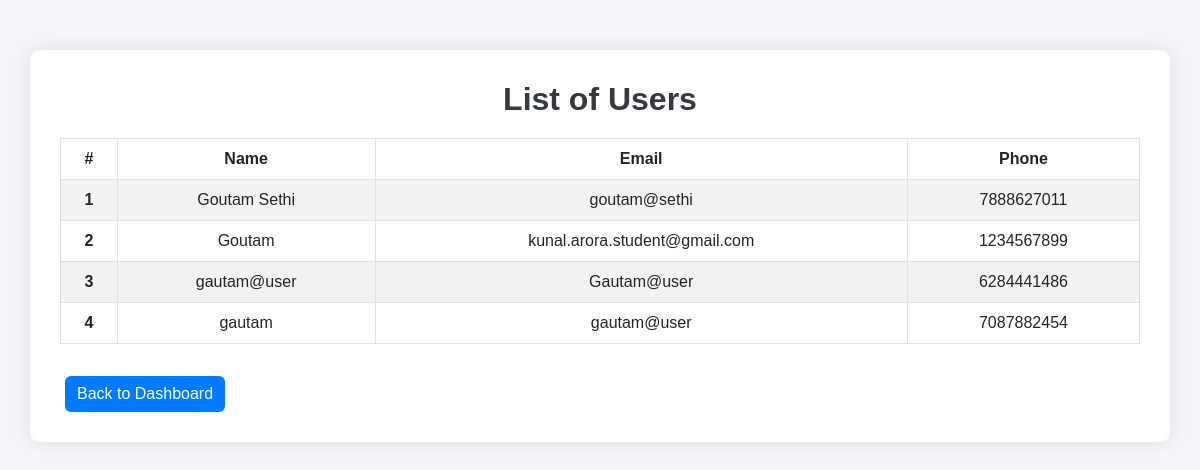
/list_users (signed in), run on the app's committed database.
### app.py (models this page shows, shortened)
class Userdata(db.Model, UserMixin):
    id = db.Column(db.Integer, primary_key=True)
    name = db.Column(db.String(100), nullable=False)
    email = db.Column(db.String(100), unique=True, nullable=False)
    phone = db.Column(db.String(200), nullable=False, unique=True)
    password = db.Column(db.String(200), nullable=False)
    confirmpassword = db.Column(db.String(200), nullable=False)
    role = db.Column(db.String(200), nullable=False , default='user')

### app.py (the view)
@app.route("/list_users")
@login_required
def list_users():
    if session.get("role") != "admin":
        flash("You do not have permission to access this page.", "danger")
        return redirect(url_for("userlogin"))
    users = Userdata.query.all()
    return render_template("list_users.html", users=users)

### app.py (called while the page is built)
@login_manager.user_loader
def load_user(user_id):
    if session.get("role") == "admin":
        return Admin.query.get(int(user_id))
    else:
        return Userdata.query.get(int(user_id))

### templates/list_users.html (shortened to what this page needs)
<!DOCTYPE html>
<html lang="en">
<head>
    <link href="https://cdn.jsdelivr.net/npm/bootstrap@5.3.0-alpha1/dist/css/bootstrap.min.css" rel="stylesheet">
</head>
<body>
    <div class="container">
        <h2> List of Users</h2>
        <table class="table table-hover table-striped table-bordered">
            <thead>
                <tr>
                    <th scope="col">#</th>
                    <th scope="col">Name</th>
                    <th scope="col">Email</th>
                    <th scope="col">Phone</th>
                </tr>
            </thead>
            <tbody>
                {% for user in users %}
                <tr>
                    <th scope="row">{{ user.id }}</th>
                    <td>{{ user.name }}</td>
                    <td>{{ user.email }}</td>
                    <td>{{ user.phone }}</td>
                </tr>
                {% else %}
                <tr class="no-users">
                    <td colspan="5">No users found.</td>
                </tr>
                {% endfor %}
            </tbody>
        </table>
        <a href="{{ url_for('admin_dashboard') }}" class="btn btn-primary mt-3">
             Back to Dashboard
        </a>
    </div>
</body>
</html>

### templates/list_users.html (style rules this page uses)
body { background-color: #f4f6f9; font-family: 'Arial', sans-serif; }
.container { margin-top: 50px; background-color: #fff; border-radius: 10px; padding: 30px; box-shadow: 0 0 20px rgba(0, 0, 0, 0.1); }
h2 { text-align: center; margin-bottom: 20px; color: #343a40; font-weight: bold; }
table { margin-top: 20px; border-collapse: collapse; }
th, td { text-align: center; vertical-align: middle; }
th { background-color: #007bff; color: white; font-weight: bold; }
.btn { margin: 0 5px; }
.btn-primary { background-color: #007bff; border: none; }
.table th, .table td { vertical-align: middle; }

### data on the page
Userdata: id "1", name "Goutam Sethi", email "goutam@sethi", phone "7888627011"
Userdata: id "2", name "Goutam", email "kunal.arora.student@gmail.com", phone "1234567899"
Userdata: id "3", name "gautam@user", email "Gautam@user", phone "6284441486"
Userdata: id "4", name "gautam", email "gautam@user", phone "7087882454"
